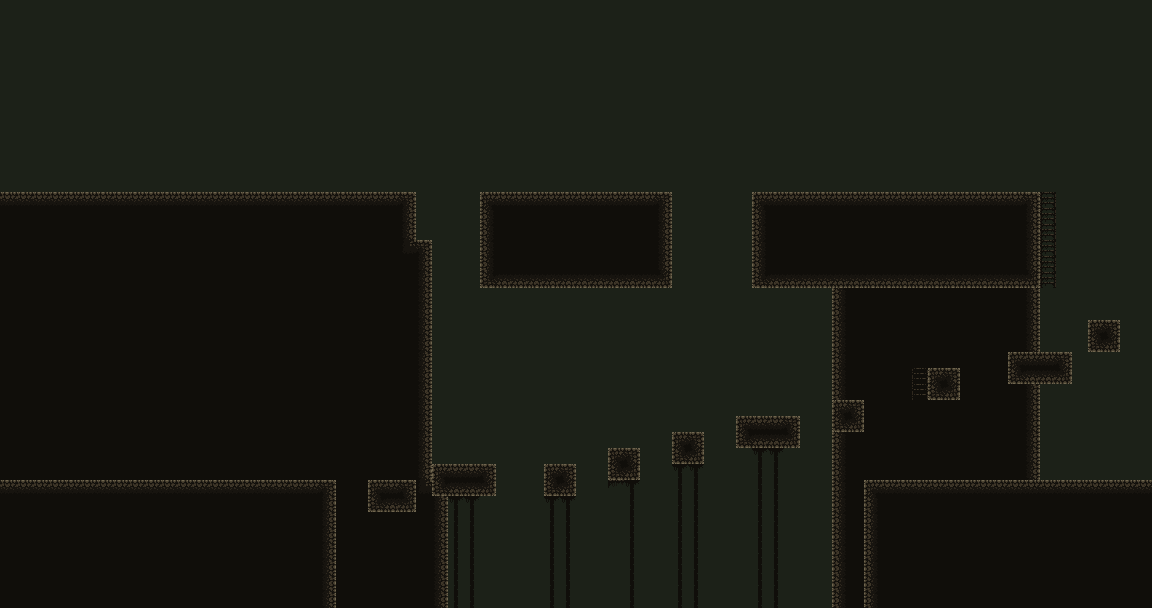

Rendered tile map (Tiled .tmx) drawn with the repository's tilesets; below, a short description and the map source with its tile grids summarised:
An orthogonal 72x38 tile map with 16x16 px tiles, 2 tile layers (Capa de patrones 1, Capa de patrones 2), 2 tilesets.

<map version="1.10" tiledversion="1.10.2" orientation="orthogonal" renderorder="right-down" width="72" height="38" tilewidth="16" tileheight="16" infinite="0" nextlayerid="3" nextobjectid="1">
 <tileset firstgid="1" name="dark forest" tilewidth="16" tileheight="16" tilecount="91" columns="13">
  <image source="Maps/logaboga's no man's land v1.0/Files/no man's land v1.0.PNG" width="208" height="112" />
 </tileset>
 <tileset firstgid="92" source="Maps/dark forest sin fondo.tsx" />
 <layer id="1" name="Capa de patrones 1" width="72" height="38">
  <data>[2736 cells, 2736 non-empty, 15 distinct tile ids]</data>
 </layer>
 <layer id="2" name="Capa de patrones 2" width="72" height="38">
  <data>[2736 cells, 447 non-empty, 21 distinct tile ids]</data>
 </layer>
</map>
